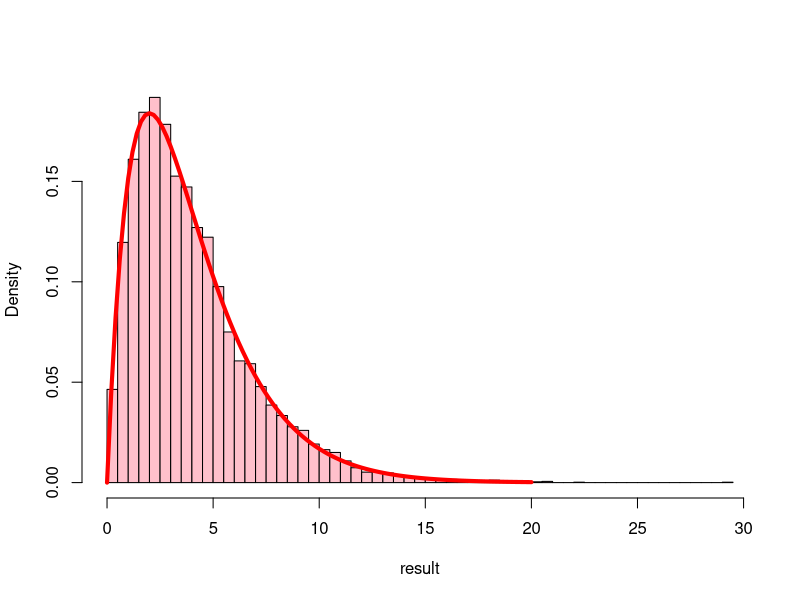
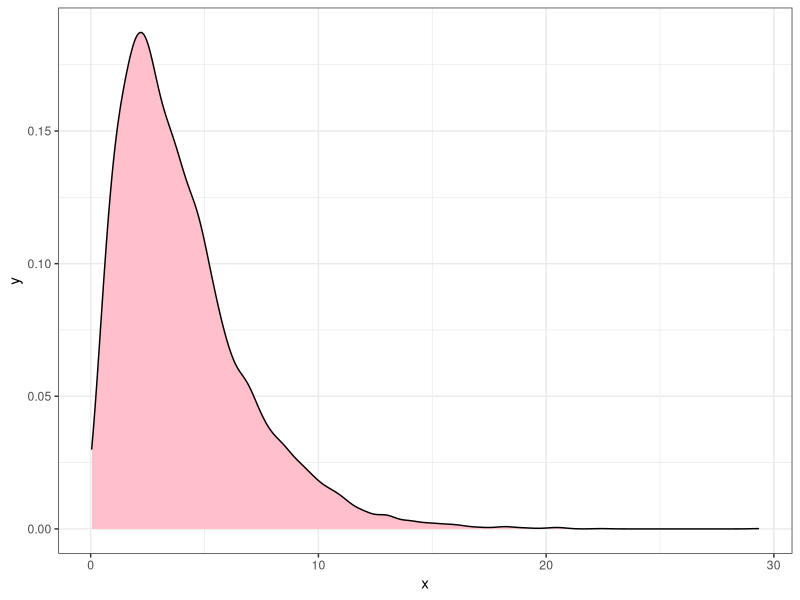

These charts were generated, in order, by the following R code:
## ---- chunk 1
# site <- "http://sda.berkeley.edu/TMPDIR/AAELN0Q9.csv"
# download.file(url = site, destfile = "../data/DPS.csv")
DPS <- read.csv(file="../data/DPS.csv")
xtabs(~SEX + DEATHPEN, data = DPS)
## ---- chunk 2
library(plyr)
DPS$DEATHPEN <- mapvalues(DPS$DEATHPEN, from = c(0,1,2,3,4,5,8,9), to =c(NA, "Strongly Agree", "Agree", "Neither Agree nor Disagree", "Disagree", "Strongly Disagree", NA, NA))
DPS$SEX <- mapvalues(DPS$SEX, from =c(1, 2), to = c("Male", "Female"))
xtabs(~SEX + DEATHPEN, data = DPS)
## ---- chunk 3
DPS$DEATHPEN <- factor(DPS$DEATHPEN, levels = c("Strongly Agree", "Agree", "Neither Agree nor Disagree", "Disagree", "Strongly Disagree"))
DPS$SEX <- factor(DPS$SEX, levels = c("Male", "Female"))
T1 <- xtabs(~SEX + DEATHPEN, data = DPS)
T1
addmargins(T1)
prop.table(T1, 1)
## ---- chunk 4
outer(1:3, 1:3)
outer(1:3, 3:1)
outer(1:3, 3:1, "+")
outer(1:3, 3:1, "^")
## ---- chunk 5
EC <- function(TAB){
  outer(apply(TAB,1 , sum), apply(TAB, 2, sum))/sum(TAB)
}
EC(T1)
## ---- chunk 6
str(DPS)
DPSC <- na.omit(DPS)
str(DPSC)
## ---- chunk 7
set.seed(123)
addmargins(table(DPSC$SEX, sample(DPSC$DEATHPEN)))
addmargins(table(DPSC$SEX, sample(DPSC$DEATHPEN)))
addmargins(xtabs(~sample(SEX) + DEATHPEN, data = DPSC))
addmargins(xtabs(~sample(SEX) + DEATHPEN, data = DPSC))
## ---- chunk 8
N <- 10^4 - 1  # Change this for slower computers
result <- numeric(N)
set.seed(3)
for(i in 1:N){
# T2 <- table(sample(DPSC$SEX), DPSC$DEATHPEN)
  T2 <- xtabs(~sample(SEX) + DEATHPEN, data =DPSC)
result[i] <- chisq.test(T2)$statistic  
}
obs <- chisq.test(xtabs(~SEX + DEATHPEN, data = DPSC))$statistic
pvalue <- (sum(result >= obs) + 1)/(N + 1)
pvalue
pvalueCH <- chisq.test(xtabs(~SEX + DEATHPEN, data = DPSC))$p.value
pvalueCH
# Or chisq.test(DPSC$SEX, DPSC$DEATHPEN)$p.value
hist(result, breaks = "Scott", col = "pink", freq=FALSE, main = "")
curve(dchisq(x, 4), 0, 20, add=TRUE, col = "red", lwd = 4)
### Using ggplot2 now
library(ggplot2)
DF <- data.frame(x = result)
p <- ggplot(data = DF, aes(x= x)) + geom_density(fill = "pink") + theme_bw()
p + stat_function(fun = dchisq, arg = list(df = 4), color = "red", lwd = 2)
## ---- chunk 9
HA <- c(110, 277, 50, 163, 302, 63)
HAM <- matrix(data = HA, nrow = 2, byrow = TRUE)
dimnames(HAM) <- list(Gender = c("Male", "Female"), Giddy = c("Very Happy", "Pretty Happy", "Not to Happy"))
HAM
HAT <- as.table(HAM)
HAT
addmargins(HAT)
HADF <- as.data.frame(HAT)
HATflatfile <- vcdExtra::expand.dft(HADF)
head(HATflatfile)
str(HATflatfile)
## ---- chunk 10
# site <- "http://sda.berkeley.edu/TMPDIR/AAO0mzEh.csv"
# download.file(url = site, destfile = "../data/dpy.csv")
dpy <- read.csv(file = "../data/dpy.csv")
str(dpy)
xtabs(~DEATHPEN + DEGREE, data = dpy)
## ---- chunk 11
YQ <- subset(x = dpy, subset = DEATHPEN != 0 & DEGREE != 0)
head(YQ)
xtabs(~YEAR, data = YQ)
## ---- chunk 12
women <- c(35, 146)
men <- c(8, 97)
stuff <- rbind(women, men)
dimnames(stuff) <- list(Gender =c("Women", "Men"), Diet=c("Yes", "No"))
stuff
stuffT <- as.table(stuff)
stuffDF <- as.data.frame(stuffT)
head(stuffDF)
DFL <- vcdExtra::expand.dft(stuffDF)
head(DFL)
set.seed(2)
N <- 10^4 - 1  # Change this for slower computers
result <- numeric(N)
for (i in 1:N) {
    T2 <- xtabs(~sample(Gender) + Diet, data = DFL)
    result[i] <- chisq.test(T2)$statistic
}
obs <- chisq.test(xtabs(~ Gender + Diet, data = DFL))$statistic
pvalue <- (sum(result >= obs) + 1)/(N + 1)
pvalue
## ---- chunk 13
candy <- c(42, 20, 38, 33, 27, 50)
candyM <- matrix(data = candy, nrow = 2, byrow = TRUE)
dimnames(candyM) <- list(Gender = c("Boys", "Girls"), Flavor = c("Flavor 1", "Flavor 2", "Flavor 3"))
candyM
candyT <- as.table(candyM)
candyT
addmargins(candyT)
candyDF <- as.data.frame(candyT)
candyflatfile <- vcdExtra::expand.dft(candyDF)
head(candyflatfile)
str(candyflatfile)
E <- chisq.test(candyT)$expected
E
obsstat <- chisq.test(candyT)$statistic
obsstat
# Now we will run a permutation test.
N <- 10^4 - 1  # Change this for slower computers
result <- numeric(N)
set.seed(1)
for (i in 1:N) {
    T2 <- xtabs(~sample(Gender) + Flavor, data = candyflatfile)
    result[i] <- chisq.test(T2)$statistic
}
pvalue <- (sum(result >= obsstat) + 1)/(N + 1)
pvalue
## ---- chunk 14
numberDefectives <- c(0,1,2,3,4,5,"6 or more")
numberSamples <- c(10, 24, 10, 4, 1, 1, 0)
names(numberSamples) <- numberDefectives
numberSamples
## ---- chunk 15
muest <- sum(numberSamples[-7]*c(0,1,2,3,4,5))/50
muest
## ---- chunk 16
ps <- dpois(0:4, muest) 
p5m <- 1 - ppois(4, muest)
psf <- c(ps, p5m)
psf
exh <- psf*50
exh
((numberSamples[-7] - exh)^2/exh)
stat <- sum((numberSamples[-7] - exh)^2/exh)
stat
epvalue <- pchisq(stat, 6-1-1, lower=FALSE)
epvalue
## ---- chunk 17
ps <- dpois(0:2, muest) 
p3m <- 1 - ppois(2, muest)
psf <- c(ps, p3m)
psf
exh <- psf*50
exh
((numberSamples[-c(7,6,5)] + c(0,0,0,2) - exh)^2/exh)
stat <- sum((numberSamples[-c(7,6,5)] + c(0,0,0,2) - exh)^2/exh)
stat
epvalue2 <- pchisq(stat, 4-1-1, lower=FALSE)
epvalue2
# Could use the following but the degrees of freedom will be incorrect for this test!
chisq.test(c(10, 24, 10, 6), p=psf)
## ---- chunk 18
pihat <- 65/650
ps <- dbinom(0:2, 13, pihat) 
p3m <- 1 - pbinom(2, 13, pihat)
psf <- c(ps, p3m)
psf
exh <- psf*50
exh
((numberSamples[-c(7,6,5)] + c(0,0,0,2) - exh)^2/exh)
stat <- sum((numberSamples[-c(7,6,5)] + c(0,0,0,2)  - exh)^2/exh)
stat
epvalue3 <- pchisq(stat, 4-1-1, lower=FALSE)
epvalue3
